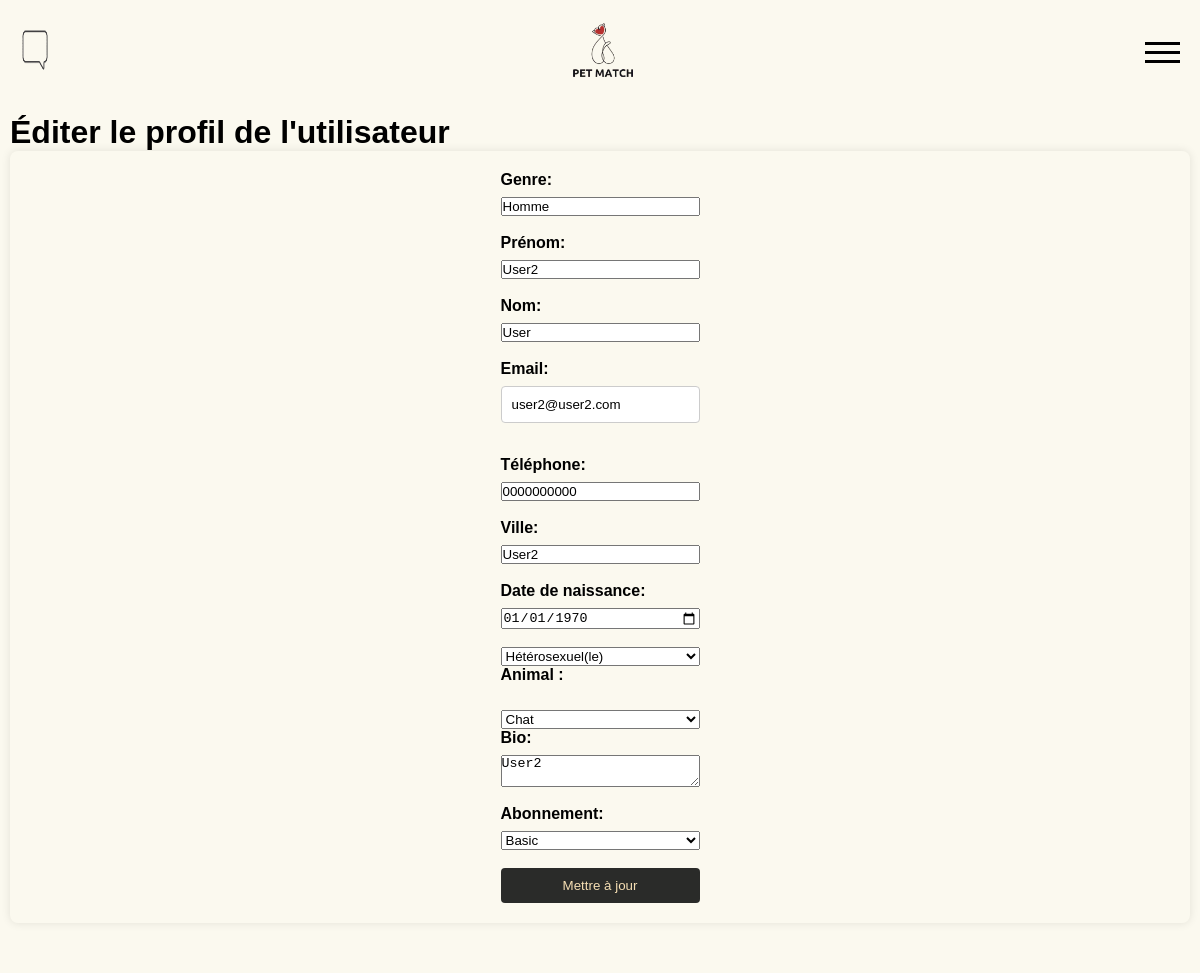
The app's page /admin/edit_profile.php?id=1 (signed in) with its own data.
### tables this page shows
CREATE TABLE user (
    id INTEGER PRIMARY KEY AUTOINCREMENT,
    gender TEXT NOT NULL,
    firstname TEXT NOT NULL,
    lastname TEXT NOT NULL,
    email TEXT NOT NULL UNIQUE,
    password TEXT NOT NULL,
    phone TEXT NOT NULL,
    city TEXT NOT NULL,
    birthday TEXT NOT NULL,
    orientation TEXT NOT NULL,
    bio TEXT,
    is_admin INTEGER NOT NULL DEFAULT 0,
    blocked INTEGER NOT NULL DEFAULT 0,
    created_at TIMESTAMP DEFAULT CURRENT_TIMESTAMP,
    subscription TEXT,
    dog_breed TEXT NOT NULL
, "photo" TEXT);

### admin/edit_profile.php (the view, shortened to what this page needs)
<?php
include '../template/header.php';
if (isset($_GET['id'])) {
    $userId = $_GET['id'];
    try {
        $pdo = new PDO('sqlite:../DB/my_database.db');
        $pdo->setAttribute(PDO::ATTR_ERRMODE, PDO::ERRMODE_EXCEPTION);
        $sql = "SELECT * FROM user WHERE id = ?";
        $stmt = $pdo->prepare($sql);
        $stmt->execute([$userId]);
        $user = $stmt->fetch(PDO::FETCH_ASSOC);
        $sql = "SELECT * FROM subscription";
        $stmt = $pdo->query($sql);
        $subcriptions = $stmt->fetchAll(PDO::FETCH_ASSOC);
        if ($user) {
            $user_orientation = htmlspecialchars($user['orientation']);
            $dog_breed = htmlspecialchars($user['dog_breed']);
            ?>
            <h1>Éditer le profil de l'utilisateur</h1>
            <div class="form">
                <form action="update_profile.php" method="POST">
                    <label>Genre:</label>
                    <input type="text" name="gender" value="<?php echo htmlspecialchars($user['gender']); ?>"><br>
                    <label>Prénom:</label>
                    <input type="text" name="firstname" value="<?php echo htmlspecialchars($user['firstname']); ?>"><br>
                    <label>Nom:</label>
                    <input type="text" name="lastname" value="<?php echo htmlspecialchars($user['lastname']); ?>"><br>
                    <label>Email:</label>
                    <input type="email" name="email" value="<?php echo htmlspecialchars($user['email']); ?>"><br>
                    <label>Téléphone:</label>
                    <input type="text" name="phone" value="<?php echo htmlspecialchars($user['phone']); ?>"><br>
                    <label>Ville:</label>
                    <input type="text" name="city" value="<?php echo htmlspecialchars($user['city']); ?>"><br>
                    <label>Date de naissance:</label>
                    <input type="date" name="birthday" value="<?php echo htmlspecialchars($user['birthday']); ?>"><br>
                    <select id="orientation" name="orientation" required>
                        <option value="heterosexuel" <?php if ($user_orientation == 'heterosexuel') echo 'selected'; ?>>Hétérosexuel(le)</option>
                    </select>
                    <label for="dog_breed">Animal :</label><br>
                    <select id="dog_breed" name="dog_breed" required>
                        <option value="Chat" <?php if ($dog_breed == 'Chat') echo 'selected'; ?>>Chat</option>
                    </select>
                    <label>Bio:</label>
                    <textarea name="bio"><?php echo htmlspecialchars($user['bio']); ?></textarea><br>
                    <label>Abonnement:</label>
                    <select id="subscription" name="subscription">
                        <?php
                            if ($subcriptions) {
                                foreach ($subcriptions as $subcription) {
                                    echo "<option value='" . htmlspecialchars($subcription['name'], ENT_QUOTES, 'UTF-8') . "'>" . htmlspecialchars($subcription['name'], ENT_QUOTES, 'UTF-8') . "</option>";
                                }
                            } else {
                                echo "<p>aucun abonnement actif</p>";
                            }
                        ?>
                    </select>
                    <br>
                    <input type="submit" value="Mettre à jour">
                </form>
            </div>
            <?php
        } else {
            echo 'Utilisateur non trouvé.';
        }
    } catch (Exception $e) {
        echo "Erreur lors de la récupération du profil de l'utilisateur : " . $e->getMessage();
    }
} else {
    echo 'ID d\'utilisateur non fourni.';
}
?>

### css/style.css (style rules this page uses)
* { margin: 0; padding: 0; box-sizing: border-box; }
html { height: 100%; background-color: #FBF9EF; }
body { min-height: 100%; display: block; flex-direction: column; font-family: "Arial", Sans-serif; background-color: #FBF9EF; }

### css/form.css (style rules this page uses)
.form { display : flex; justify-content: center; align-items: center; padding: 20px; border-radius: 8px; box-shadow: 0 0 10px rgba(0, 0, 0, 0.1); width: 100%; }
.form form { display: flex; flex-direction: column; }
.form label { margin-bottom: 8px; font-weight: bold; }
.form input[type="email"], .form input[type="password"] { padding: 10px; margin-bottom: 15px; border: 1px solid #ccc; border-radius: 4px; }
.form input[type="submit"] { padding: 10px; background-color: #2a2b29; color : wheat; border: none; border-radius: 4px; cursor: pointer; transition: background-color 0.3s; }

### records on screen
user: gender "Homme", firstname "User2", lastname "User", email "user2@user2.com", phone "0000000000", city "User2", birthday "01/01/1970", orientation "Hétérosexuel(le)", dog_breed "Chat", bio "User2"

### other values on screen
form field subscription "Basic"
